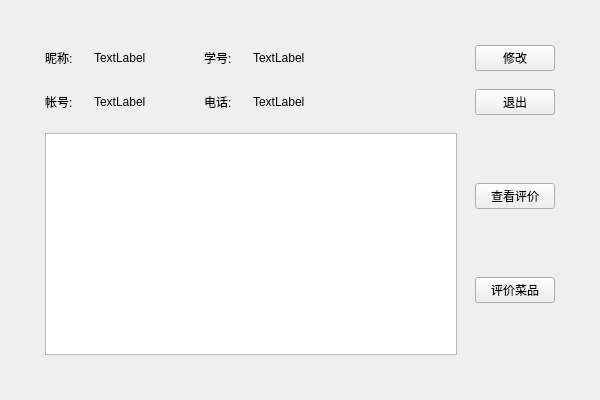
<?xml version="1.0" encoding="UTF-8"?>
<ui version="4.0">
 <class>Home</class>
 <widget class="QMainWindow" name="Home">
  <property name="geometry">
   <rect>
    <x>0</x>
    <y>0</y>
    <width>600</width>
    <height>400</height>
   </rect>
  </property>
  <property name="windowTitle">
   <string>主页</string>
  </property>
  <widget class="QWidget" name="center">
   <layout class="QVBoxLayout" name="vlay1">
    <item>
     <layout class="QVBoxLayout" name="vlay2">
      <property name="spacing">
       <number>18</number>
      </property>
      <property name="leftMargin">
       <number>36</number>
      </property>
      <property name="topMargin">
       <number>36</number>
      </property>
      <property name="rightMargin">
       <number>36</number>
      </property>
      <property name="bottomMargin">
       <number>36</number>
      </property>
      <item>
       <layout class="QHBoxLayout" name="hlay1">
        <item>
         <layout class="QGridLayout" name="glay">
          <item row="1" column="4">
           <widget class="QLabel" name="info4">
            <property name="text">
             <string>TextLabel</string>
            </property>
           </widget>
          </item>
          <item row="1" column="3">
           <widget class="QLabel" name="hint4">
            <property name="text">
             <string>电话: </string>
            </property>
           </widget>
          </item>
          <item row="0" column="4">
           <widget class="QLabel" name="info3">
            <property name="text">
             <string>TextLabel</string>
            </property>
           </widget>
          </item>
          <item row="0" column="0">
           <widget class="QLabel" name="hint1">
            <property name="text">
             <string>昵称: </string>
            </property>
           </widget>
          </item>
          <item row="1" column="0">
           <widget class="QLabel" name="hint2">
            <property name="text">
             <string>帐号: </string>
            </property>
           </widget>
          </item>
          <item row="0" column="3">
           <widget class="QLabel" name="hint3">
            <property name="text">
             <string>学号: </string>
            </property>
           </widget>
          </item>
          <item row="0" column="1">
           <widget class="QLabel" name="info1">
            <property name="text">
             <string>TextLabel</string>
            </property>
           </widget>
          </item>
          <item row="1" column="1">
           <widget class="QLabel" name="info2">
            <property name="text">
             <string>TextLabel</string>
            </property>
           </widget>
          </item>
          <item row="0" column="2">
           <spacer name="hsp1">
            <property name="orientation">
             <enum>Qt::Horizontal</enum>
            </property>
            <property name="sizeHint" stdset="0">
             <size>
              <width>40</width>
              <height>20</height>
             </size>
            </property>
           </spacer>
          </item>
          <item row="1" column="2">
           <spacer name="hsp2">
            <property name="orientation">
             <enum>Qt::Horizontal</enum>
            </property>
            <property name="sizeHint" stdset="0">
             <size>
              <width>40</width>
              <height>20</height>
             </size>
            </property>
           </spacer>
          </item>
         </layout>
        </item>
        <item>
         <spacer name="hsp3">
          <property name="orientation">
           <enum>Qt::Horizontal</enum>
          </property>
          <property name="sizeHint" stdset="0">
           <size>
            <width>40</width>
            <height>20</height>
           </size>
          </property>
         </spacer>
        </item>
        <item>
         <layout class="QVBoxLayout" name="vlay3">
          <item>
           <widget class="QPushButton" name="pbtn1">
            <property name="sizePolicy">
             <sizepolicy hsizetype="Fixed" vsizetype="Fixed">
              <horstretch>0</horstretch>
              <verstretch>0</verstretch>
             </sizepolicy>
            </property>
            <property name="text">
             <string>修改</string>
            </property>
           </widget>
          </item>
          <item>
           <widget class="QPushButton" name="pbtn2">
            <property name="sizePolicy">
             <sizepolicy hsizetype="Fixed" vsizetype="Fixed">
              <horstretch>0</horstretch>
              <verstretch>0</verstretch>
             </sizepolicy>
            </property>
            <property name="text">
             <string>退出</string>
            </property>
           </widget>
          </item>
         </layout>
        </item>
       </layout>
      </item>
      <item>
       <layout class="QHBoxLayout" name="hlay2">
        <item>
         <widget class="QListWidget" name="list"/>
        </item>
        <item>
         <layout class="QVBoxLayout" name="vlay4">
          <item>
           <widget class="QPushButton" name="pbtn3">
            <property name="sizePolicy">
             <sizepolicy hsizetype="Fixed" vsizetype="Fixed">
              <horstretch>0</horstretch>
              <verstretch>0</verstretch>
             </sizepolicy>
            </property>
            <property name="text">
             <string>查看评价</string>
            </property>
           </widget>
          </item>
          <item>
           <widget class="QPushButton" name="pbtn4">
            <property name="sizePolicy">
             <sizepolicy hsizetype="Fixed" vsizetype="Fixed">
              <horstretch>0</horstretch>
              <verstretch>0</verstretch>
             </sizepolicy>
            </property>
            <property name="text">
             <string>评价菜品</string>
            </property>
           </widget>
          </item>
         </layout>
        </item>
       </layout>
      </item>
     </layout>
    </item>
   </layout>
  </widget>
 </widget>
 <resources/>
 <connections/>
</ui>
